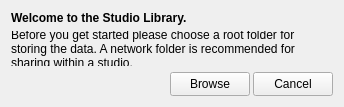
<?xml version="1.0" encoding="UTF-8"?>
<ui version="4.0">
 <class>Form</class>
 <widget class="QWidget" name="Form">
  <property name="geometry">
   <rect>
    <x>0</x>
    <y>0</y>
    <width>343</width>
    <height>107</height>
   </rect>
  </property>
  <property name="windowTitle">
   <string>Studio Library</string>
  </property>
  <layout class="QVBoxLayout" name="verticalLayout">
   <item>
    <widget class="QLabel" name="heading">
     <property name="font">
      <font>
       <pointsize>9</pointsize>
       <weight>75</weight>
       <bold>true</bold>
      </font>
     </property>
     <property name="text">
      <string>Welcome to the Studio Library.</string>
     </property>
    </widget>
   </item>
   <item>
    <widget class="QLabel" name="content">
     <property name="text">
      <string>Before you get started please choose a root folder for storing the data. A network folder is recommended for sharing within a studio.</string>
     </property>
     <property name="wordWrap">
      <bool>true</bool>
     </property>
    </widget>
   </item>
   <item>
    <layout class="QHBoxLayout" name="horizontalLayout">
     <property name="spacing">
      <number>3</number>
     </property>
     <item>
      <spacer name="horizontalSpacer">
       <property name="orientation">
        <enum>Qt::Horizontal</enum>
       </property>
       <property name="sizeHint" stdset="0">
        <size>
         <width>40</width>
         <height>20</height>
        </size>
       </property>
      </spacer>
     </item>
     <item>
      <widget class="QPushButton" name="browseButton">
       <property name="minimumSize">
        <size>
         <width>0</width>
         <height>24</height>
        </size>
       </property>
       <property name="maximumSize">
        <size>
         <width>100</width>
         <height>24</height>
        </size>
       </property>
       <property name="styleSheet">
        <string notr="true"/>
       </property>
       <property name="text">
        <string>Browse</string>
       </property>
      </widget>
     </item>
     <item>
      <widget class="QPushButton" name="cancelButton">
       <property name="minimumSize">
        <size>
         <width>0</width>
         <height>24</height>
        </size>
       </property>
       <property name="maximumSize">
        <size>
         <width>100</width>
         <height>24</height>
        </size>
       </property>
       <property name="text">
        <string>Cancel</string>
       </property>
      </widget>
     </item>
    </layout>
   </item>
   <item>
    <spacer name="verticalSpacer">
     <property name="orientation">
      <enum>Qt::Vertical</enum>
     </property>
     <property name="sizeHint" stdset="0">
      <size>
       <width>322</width>
       <height>10</height>
      </size>
     </property>
    </spacer>
   </item>
  </layout>
 </widget>
 <resources/>
 <connections/>
</ui>
